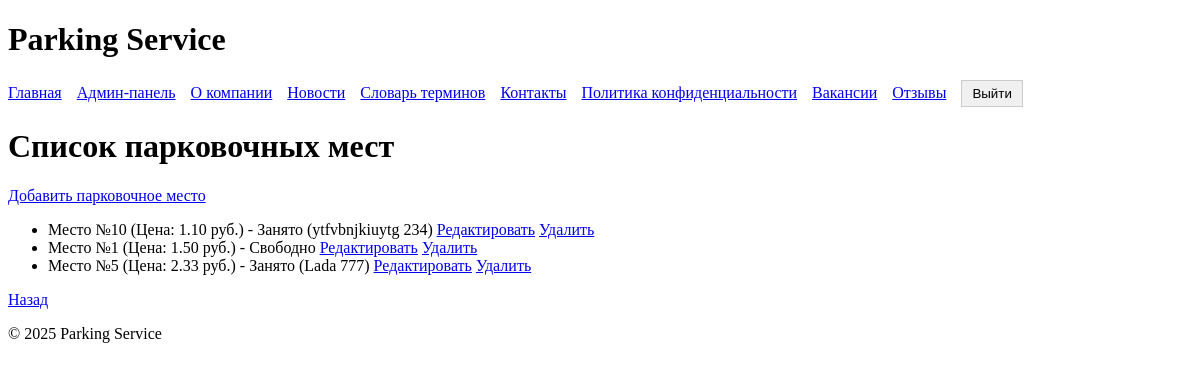
Screenshot of /parkingspots/ (signed in) with the database file from the repository.
### parking/models.py (models this page shows, shortened)
class ParkingSpot(models.Model):
    number = models.PositiveIntegerField(unique=True, validators=[MaxValueValidator(999)])
    price = models.DecimalField(max_digits=10, decimal_places=2)
    is_occupied = models.BooleanField(default=False)
    car = models.ForeignKey(Car, on_delete=models.SET_NULL, null=True, blank=True)

class Car(models.Model):
    license_plate = models.CharField(max_length=20, unique=True)
    brand = models.CharField(max_length=50)
    model = models.CharField(max_length=50)
    clients = models.ManyToManyField(Client, related_name='cars')

### parking/views.py (the view)
# urls.py: path('parkingspots/', ParkingSpotListView.as_view(), name='parkingspot_list'),
class ParkingSpotListView(ListView):
    model = ParkingSpot
    template_name = 'parking/parkingspot_list.html'
    context_object_name = 'parking_spots'
    def dispatch(self, request, *args, **kwargs):
        if not request.user.is_authenticated:
            return redirect('login')
        if not is_admin(request.user):
            logger.warning(f"User {request.user.username} failed admin check in ParkingSpotListView")
            return redirect('home')
        return super().dispatch(request, *args, **kwargs)
    def get_context_data(self, **kwargs):
        context = super().get_context_data(**kwargs)
        context['is_admin'] = is_admin(self.request.user)
        context['is_client'] = is_client(self.request.user)
        context['is_employee'] = is_employee(self.request.user)
        return context

### parking/views.py (called while the page is built)
def is_admin(user):
    logger.debug(f"Checking is_admin for user {user.username if user.is_authenticated else 'Anonymous'}, is_superuser: {user.is_superuser if user.is_authenticated else 'N/A'}")
    return user.is_authenticated and user.is_superuser

def is_employee(user):
    logger.debug(f"Checking is_employee for user {user.username if user.is_authenticated else 'Anonymous'}, in Employee group: {user.groups.filter(name='Employee').exists() if user.is_authenticated else 'N/A'}")
    return user.is_authenticated and user.groups.filter(name='Employee').exists()

def is_client(user):
    logger.debug(f"Checking is_client for user {user.username if user.is_authenticated else 'Anonymous'}, in Client group: {user.groups.filter(name='Client').exists() if user.is_authenticated else 'N/A'}")
    return user.is_authenticated and user.groups.filter(name='Client').exists()

### parking/templates/parking/parkingspot_list.html
{% extends 'parking/base.html' %}
{% block content %}
<h1>Список парковочных мест</h1>
<a href="{% url 'parkingspot_create' %}">Добавить парковочное место</a>
<ul>
{% for spot in parking_spots %}
    <li>
        Место №{{ spot.number }} (Цена: {{ spot.price }} руб.)
        - {% if spot.is_occupied %}Занято ({{ spot.car.brand }} {{ spot.car.model }}){% else %}Свободно{% endif %}
        <a href="{% url 'parkingspot_update' spot.pk %}">Редактировать</a>
        <a href="{% url 'parkingspot_delete' spot.pk %}">Удалить</a>
    </li>
{% empty %}
    <li>Парковочных мест нет. <a href="{% url 'parkingspot_create' %}">Добавить</a></li>
{% endfor %}
</ul>
<a href="{% url 'admin_dashboard' %}">Назад</a>
{% endblock %}

### rows the page displays
ParkingSpot: number "10", price "1.10", car.brand "ytfvbnjkiuytg", car.model "234"
ParkingSpot: number "1", price "1.50", is_occupied "Свободно"
ParkingSpot: number "5", price "2.33", car.brand "Lada", car.model "777"
